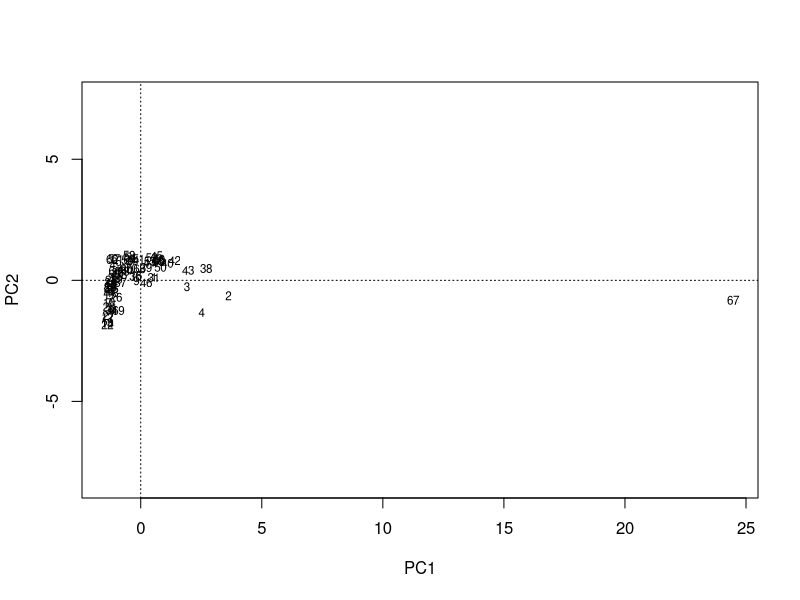
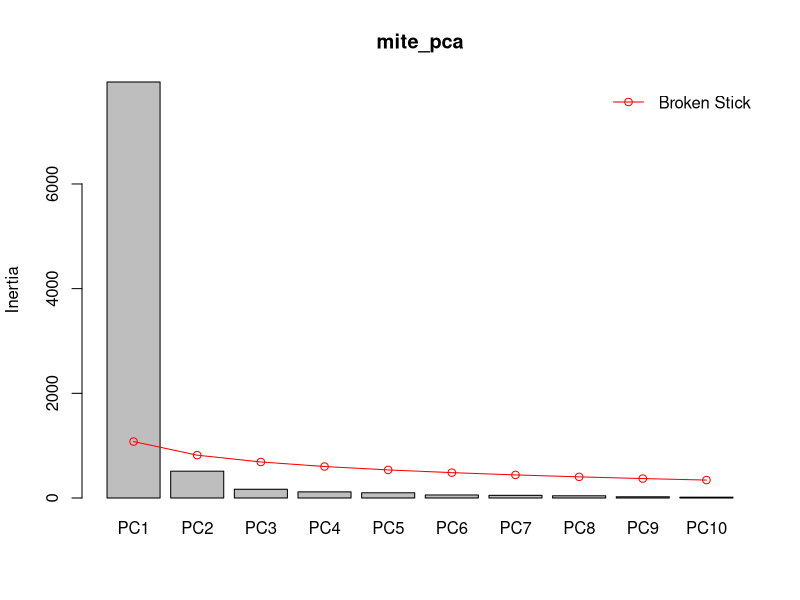
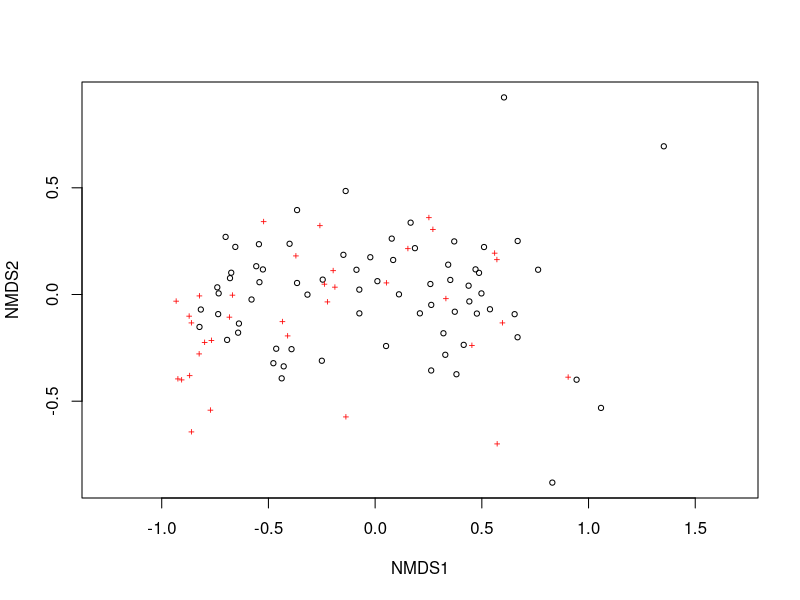
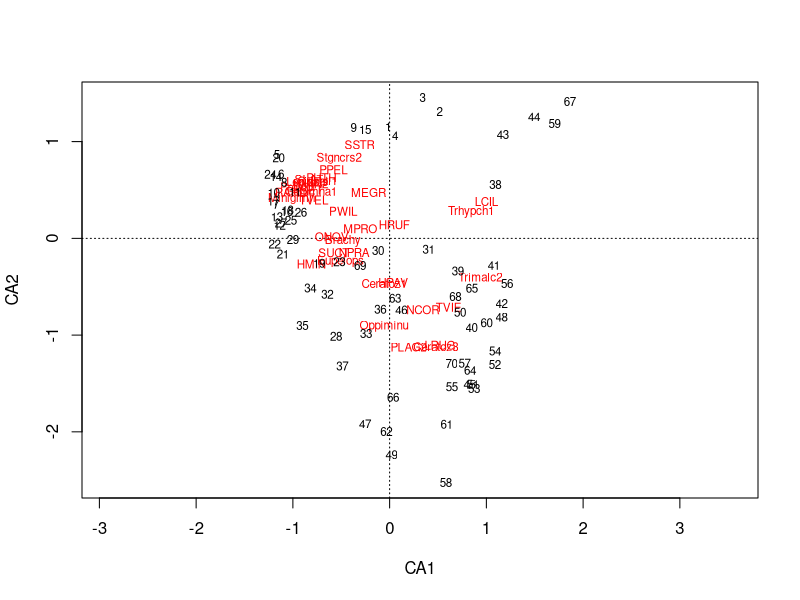
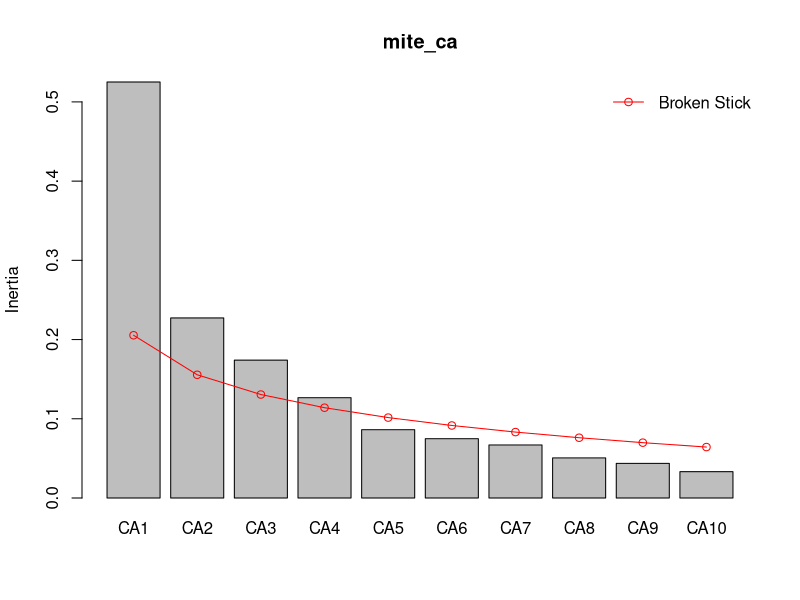
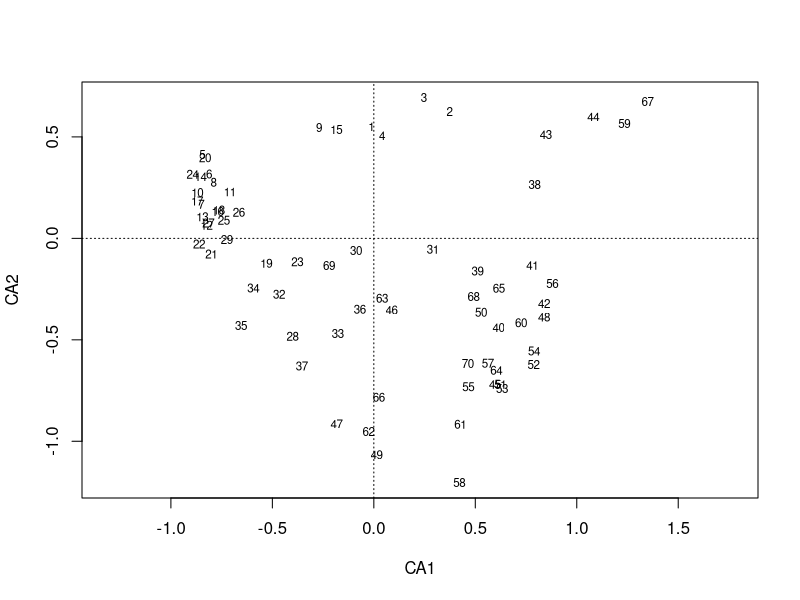

Write the R code that produced these figures, in order.

######################################################################
#МЕХАНИКА КОРРЕСПОНДЕНТНОГО И КАНОНИЧЕСКОГО КОРРЕСПОНДЕНТНОГО АНАЛИЗА#
######################################################################

#Вадим Хайтов, Марина Варфоломеева

# Проблемы PCA

library(readxl)
birds <- read_excel(path = "data/macnally.xlsx")

# имена переводим в нижний регистр
colnames(birds) <- tolower(colnames(birds))

# Проведите анализ главных компонент и визуализируйте его результаты для данных приведенных в датасете macnally.xlsx














# Механика Корреспондентного анализа

library(vegan)
data(mite)
data(mite.env)
data(mite.xy)
head(mite[ , 1:6], 2)
str(mite)


str(mite.xy)
str(mite.env)


mite_pca <- rda(mite, scaling = TRUE)

plot(mite_pca, scaling = "sites", display = "sites")

screeplot(mite_pca, bstick = T)


mite_mds <- metaMDS(log(mite + 1))

plot(mite_mds)




mite_ca <- cca(mite)

plot(mite_ca)

screeplot(mite_ca, bstick = T)


peas <- matrix(c(99, 42, 29, 13), byrow = T, ncol = 2)

Ft <- sum(peas)

f_i <- apply(peas, 1, FUN = sum)

f_j <- apply(peas, 2, FUN = sum)

p_i <- f_i / Ft #Вектор вероятностей для формы
p_j <- f_j / Ft #Вектор вероятностей для цвета

q <- p_i %*% t(p_j)



E <- q * Ft

O <- peas


sum((O-E)^2/E)

chisq.test(x = O, p = q, correct = F)








mite_cca <- cca(mite)
summary(mite_cca)

sum(eigenvals(mite_cca))
bstick(mite_cca)

chisq.test(mite/sum(mite))

str(mite_cca)

mite_cca$rowsum #Это сумма по строкам, деленная на общее количестов чисел во сей таблице. Это вес строк.
apply(mite, 1, FUN = sum)/sum(mite)


mite_cca$colsum #Это сумма по столбцам, деленная на общее количестов чисел во сей таблице. Это вес колонок.
apply(mite, 2, FUN = sum)/sum(mite)







# Вычисляем матрицу Q


p_ij <- mite/sum(mite)

p_i <- apply(mite, 1, FUN = sum)/sum(mite) #Маргинальная сумма по строкам

p_j <- apply(mite, 2, FUN = sum)/sum(mite) #Маргинальная сумма по столбцам

Q <- (p_ij - p_i %*% t(p_j))/sqrt(p_i %*% t(p_j))


sum(Q^2)


#Или все то же самое в абсолютных значениях

f_ij <- mite

f <- sum(mite)

f_i <- apply(mite, 1, FUN = sum)
length(f_i)

f_j <- apply(mite, 2, FUN = sum)
length(f_j)

# Ожидаемые частоты для нулевой модели, то есть при условии, что все станции и все виды независимы

E <- f_i %*% t(f_j) / f


Q <- (f_ij*f - f_i %*% t(f_j))/(f*sqrt(f_i %*% t(f_j)))

class(Q)

Q <- as.matrix(Q)

Inertia <- sum(Q^2)

# Все то же самое в терминах наблюдаемые (O)  и ожидаемые (E) частоты

O <- mite

sum(((O - E)/sqrt(E) / sum(O))^2 * f) #та же самая инерция

U <- svd(Q)$u
D <- svd(Q)$d
V <- svd(Q)$v

dim(U)

dim(V)


# Матрицы U и V - ортонормальные матрицы. Следовательно инверсия должна быть равна транспонированой матрице
# проверим
round(U %*% t(U))

round(V %*% t(V))

round(as.vector(Q) - as.vector(U %*% diag(D) %*% t(V)))


# Связь SVD и собственных значений

D <- diag(D)

t(D) %*%  D #По главной диагонали будут стоять квадраты сингулярных чисел


round(t(Q) %*% Q -   V %*% t(D) %*% D %*% t(V))


eigen(t(Q) %*% Q)$values #Собственные значения для матрицы ковариации Q'Q

svd((t(Q) %*% Q))$d #Это те же собственные значения.

diag(D)^2 #Квадраты сингулярных чисел


det(t(Q) %*% Q) #Определитель равен нулю, так как одно из собственных значений равно нулю

# Важно!!! При SVD матрицы Q'Q всегда одно из сингулярных чисел (это то же что корень из собственного числа) будет равно 0. Поэтому в анализе используется V (с х с-1)

ncol(mite_cca$CA$v) #вместо 35!!!

plot(mite_cca, scaling = 1, display = "sites")



### CA  для данных про птиц в Австралии
